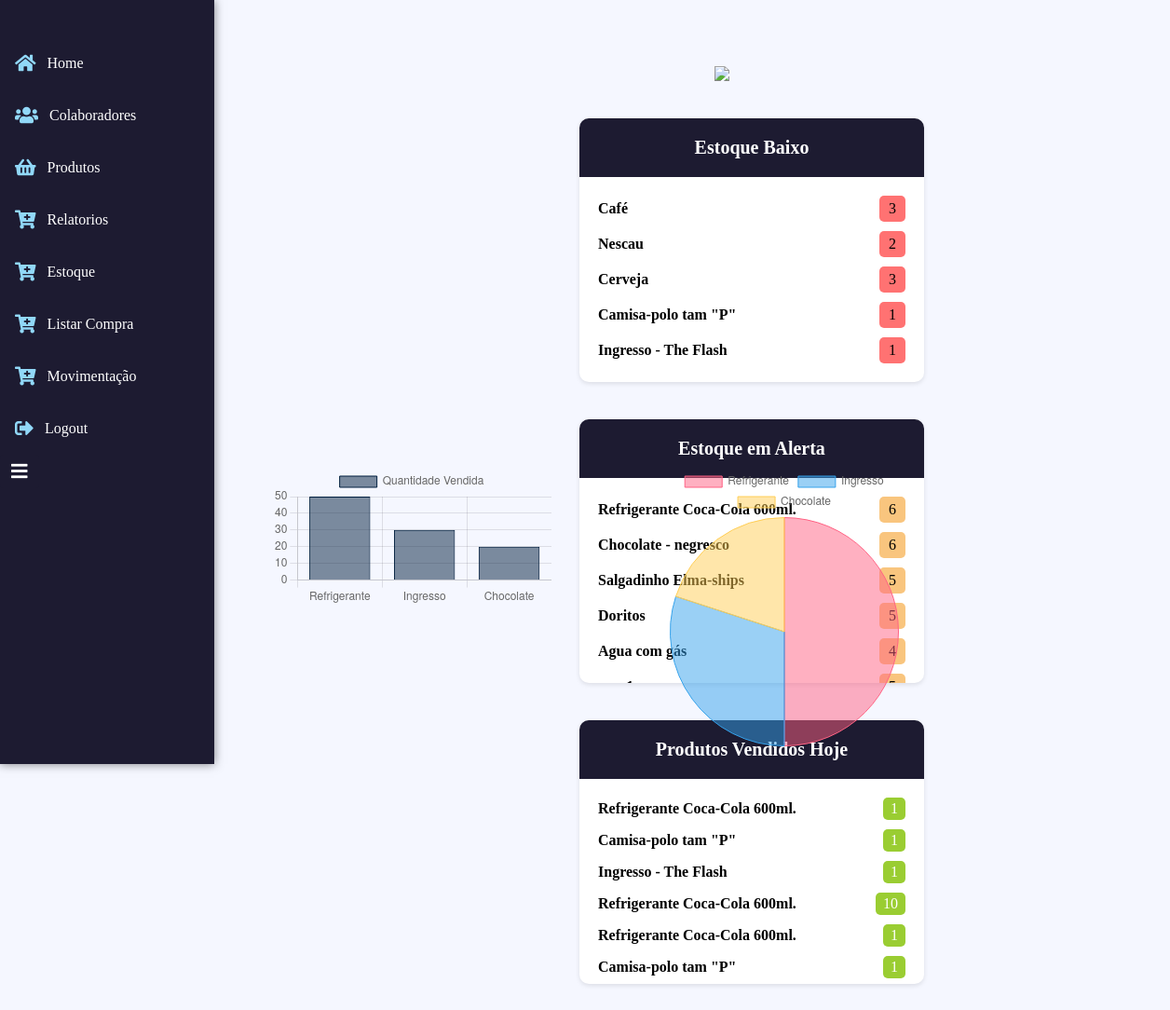
Screenshot of / (signed in) with the database file from the repository.
### produtos/models.py (models this page shows, shortened)
class Produto(models.Model):
    nome = models.CharField(max_length=100)
    codigo_barras = models.CharField(max_length=100)
    preco_produto = models.DecimalField(max_digits=10, decimal_places=2)
    situacao = models.CharField(max_length=50)
    categoria = models.CharField(max_length=50, null=True)

### dashboard/views.py (the view)
# urls.py: 2. Add a URL to urlpatterns:  path('', views.home, name='home')
@login_required(login_url='login')
def home(request):
    return controle_estoque(request)

### dashboard/views.py (called while the page is built)
def obter_produtos_mais_vendidos():
    produtos_mais_vendidos = ItemCompra.objects.values('produto').annotate(
        quantidade_vendida=Sum('quantidade')).order_by('-quantidade_vendida')[:3]
    produtos_mais_vendidos = [Produto.objects.get(
        pk=produto['produto']) for produto in produtos_mais_vendidos]
    return produtos_mais_vendidos

def obter_produtos_vendidos_hoje():
    data_atual = datetime.now().date()
    compras_hoje = Compra.objects.filter(data_compra__year=data_atual.year, data_compra__month=data_atual.month, data_compra__day=data_atual.day)
    ids_compras_hoje = compras_hoje.values_list('id', flat=True)
    itens_vendidos_hoje = ItemCompra.objects.filter(compra_id__in=ids_compras_hoje)
    produtos_vendidos_hoje = [(item.produto.nome, item.quantidade) for item in itens_vendidos_hoje]
    return produtos_vendidos_hoje

### dashboard/templates/home.html (shortened to what this page needs)
{% load static %}
<!DOCTYPE html>
<html>
<head>
    <link rel="stylesheet" href="https://cdnjs.cloudflare.com/ajax/libs/font-awesome/5.15.4/css/all.min.css">
</head>
<body>
    <div class="container">
        <div class="image-container">
            <img src="https://www.scivale.com.br/wp-content/uploads/2017/12/logo-sci.png">
        </div>
        <div class="card-container">
            <div class="card card-estoque-vermelho">
                <div class="card-header">
                    <h2 class="card-title">Estoque Baixo</h2>
                </div>
                <div class="card-body">
                    <ul>
                        {% for produto_estoque in produtos_estoque %}
                        {% if produto_estoque.quantidade <= 3 %}
                        <li>
                            <span class="product">{{ produto_estoque.produto }}</span>
                            <span class="quantity">{{ produto_estoque.quantidade }}</span>
                        </li>
                        {% endif %}
                        {% endfor %}
                    </ul>
                </div>
            </div>
            <div class="card card-estoque-amarelo">
                <div class="card-header">
                    <h2 class="card-title">Estoque em Alerta</h2>
                </div>
                <div class="card-body">
                    <ul>
                        {% for produto_estoque in produtos_estoque %}
                        {% if 4 <= produto_estoque.quantidade and produto_estoque.quantidade <= 6 %}
                        <li>
                            <span class="product">{{ produto_estoque.produto }}</span>
                            <span class="quantity">{{ produto_estoque.quantidade }}</span>
                        </li>
                        {% endif %}
                        {% endfor %}
                    </ul>
                </div>
            </div>
            <div class="card card-vendidos-hoje">
                <div class="card-header">
                    <h2 class="card-title">Produtos Vendidos Hoje</h2>
                </div>
                <div class="card-body">
                    <ul>
                        {% for produto_vendido in produtos_vendidos_hoje %}
                        <li>
                            <span class="product">{{ produto_vendido.0 }}</span>
                            <span class="quantity-green">{{ produto_vendido.1 }}</span>
                        </li>
                        {% empty %}
                        <li>Nenhum produto vendido hoje</li>
                        {% endfor %}
                    </ul>
                </div>
            </div>
        </div>
        <div class="content">
        </div>
        <div id="grafico-container">
            <div class="chart-container">
                <canvas id="bar-chart"></canvas>
            </div>
            <div class="chart-container">
                <canvas id="pie-chart"></canvas>
            </div>
        </div>
    </div>
    <div id="navbar">
        {% include 'navBar.html' %}
    </div>
    <script>
        // Dados do gráfico
        var labels = ["Refrigerante", "Ingresso", "Chocolate"];
        var vendas = [50, 30, 20];
        // Configurações do gráfico
        var config = {
            type: 'bar',
            data: {
                labels: labels,
                datasets: [{
    label: 'Quantidade Vendida',
    data: vendas,
    backgroundColor: 'rgba(0, 31, 63, 0.5)', // Azul escuro
    borderColor: 'rgba(0, 31, 63, 1)', // Azul escuro
    borderWidth: 1
}]
            },
            options: {
                scales: {
                    y: {
                        beginAtZero: true
                    }
                }
            }
        };
        // Renderizar o gráfico no elemento canvas
        var graficoElement = document.getElementById('grafico');
        var grafico = new Chart(graficoElement, config);
        function goBack() {
            window.history.back(); // Volta para a página anterior
        }
        function goHome() {
            window.location.href = "/"; // Redireciona para a página inicial
        }
    </script>
<script>
    // Dados do gráfico de barras
    var labelsBar = ["Refrigerante", "Ingresso", "Chocolate"];
    var vendasBar = [50, 30, 20];
    // Configurações do gráfico de barras
    var configBar = {
        type: 'bar',
        data: {
            labels: labelsBar,
            datasets: [{
                label: 'Quantidade Vendida',
                data: vendasBar,
                backgroundColor: 'rgba(0, 31, 63, 0.5)', // Azul escuro
                borderColor: 'rgba(0, 31, 63, 1)', // Azul escuro
                borderWidth: 1
            }]
        },
        options: {
            scales: {
                y: {
                    beginAtZero: true
                }
            }
        }
    };
    // Renderizar o gráfico de barras no elemento canvas
    var barChartElement = document.getElementById('bar-chart');
    var barChart = new Chart(barChartElement, configBar);
    // Dados do gráfico de pizza
    var labelsPie = ["Refrigerante", "Ingresso", "Chocolate"];
    var vendasPie = [50, 30, 20];
    // Configurações do gráfico de pizza
    var configPie = {
        type: 'pie',
        data: {
            labels: labelsPie,
            datasets: [{
                data: vendasPie,
                backgroundColor: [
                    'rgba(255, 99, 132, 0.5)', // Vermelho claro
                    'rgba(54, 162, 235, 0.5)', // Azul claro
                    'rgba(255, 206, 86, 0.5)' // Amarelo claro
                ],
                borderColor: [
                    'rgba(255, 99, 132, 1)', // Vermelho escuro
                    'rgba(54, 162, 235, 1)', // Azul escuro
                    'rgba(255, 206, 86, 1)' // Amarelo escuro
                ],
                borderWidth: 1
            }]
        },
        options: {
            responsive: true
        }
    };
    // Renderizar o gráfico de pizza no elemento canvas
    var pieChartElement = document.getElementById('pie-chart');
    var pieChart = new Chart(pieChartElement, configPie);
</script>
</body>
</html>

### dashboard/templates/home.html (style rules this page uses)
body { display: flex; justify-content: center; align-items: center; background-color: #f5f7ff; margin: 0; padding: 0; overflow: hidden; }
.container { display: flex; flex-direction: column; justify-content: center; align-items: flex-start; height: 90vh; text-align: center; margin-top: -150px; margin-left: 310px }
.card-container { display: flex; justify-content: flex-end; flex-wrap: wrap; gap: 40px; margin-top: -100px; margin: 0 auto; }
.card { width: 370px; background-color: #ffffff; border-radius: 10px; box-shadow: 0 2px 5px rgba(0, 0, 0, 0.1); }
.card-header { padding: 20px; background-color: #1d1b31; border-top-left-radius: 10px; border-top-right-radius: 10px; }
.card-title { margin: 0; font-size: 20px; color: #ffffff; }
.card-body { padding: 20px; }
.card-body ul { margin: 0; padding: 0; list-style-type: none; }
.image-container { text-align: center; margin-bottom: 40px; }
.image-container img { max-width: 200px; margin-top: -10px; margin-left: 475px; display: block; }
.card-body ul li { margin-bottom: 10px; display: flex; justify-content: space-between; align-items: center; }
.card-body ul li .product { font-weight: bold; }
.card-body ul li .quantity { background-color: #f9c57e; padding: 5px 10px; border-radius: 5px; }
.card-estoque-vermelho .card-body ul li .quantity { background-color: #ff7272; }
#grafico-container { display: flex; justify-content: space-between; width: 700px; height: 300px; margin-top: -950px; }
.card-body { padding: 20px; overflow-y: scroll; max-height: 180px; }
.chart-container { width: 300px; height: 300px; }
.quantity-green { background-color: #9acd32; color: #ffffff; padding: 3px 8px; border-radius: 5px; display: inline-block; }

### navBar/templates/navBar.html (style rules this page uses)
body { margin: 0; padding: 0; }
.content { margin-left: 250px; padding: 16px; height: 1000px; display: flex; flex-direction: column; align-items: center; justify-content: center; }

### rows the page displays
Produto: produto "Café"
Produto: produto "Nescau"
Produto: produto "Cerveja"
Produto: produto "Camisa-polo tam \"P\"", nome "Camisa-polo tam \"P\"" "Camisa-polo tam \"P\""
Produto: produto "Ingresso - The Flash", nome "Ingresso - The Flash"
Produto: produto "Refrigerante…", nome "Refrigerante Coca-Cola 600ml." "Refrigerante Coca-Cola 600ml." "Refrigerante Coca-Cola 600ml."
Produto: produto "Chocolate…"
Produto: produto "Salgadinho…"
Produto: produto "Doritos"
Produto: produto "Agua com gás"

### other values shown
{{ produto_estoque.quantidade }} "3" "2" "3" "1" "1"
{{ produto_vendido.1 }} "1" "1" "1" "10" "1" "1"
